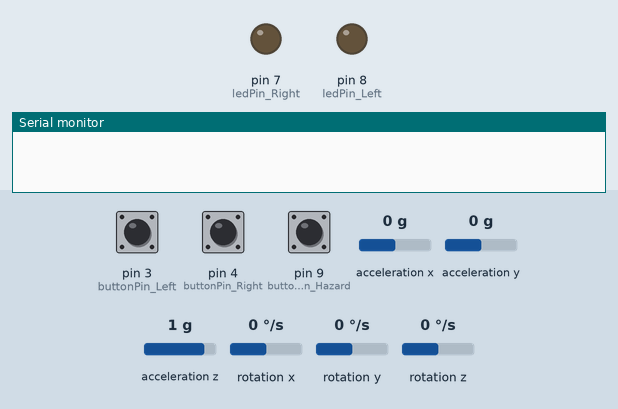
A sketch run on a simulated Arduino Uno, built with avr-gcc and run on an emulated ATmega328P. On the bench: output pins drawn as LEDs (lit = HIGH), the last lines printed to the serial monitor. Wiring (inferred from the names in the program): MPU-6050 motion sensor at I2C address 0x68. Dashed ring = blinking. The inputs (shaded band) are chosen by the test bench; at power-on: rotation z 0 °/s, pin 9 (buttonPin_Hazard) HIGH, pin 3 (buttonPin_Left) LOW, pin 4 (buttonPin_Right) LOW, acceleration x 0 g, acceleration y 0 g, acceleration z 1 g, rotation x 0 °/s, rotation y 0 °/s.

Above: at 2.2 s.
2.3 s: rotation z set to -108 °/s
3.8 s: rotation z set to -118 °/s
At 4.0 s:
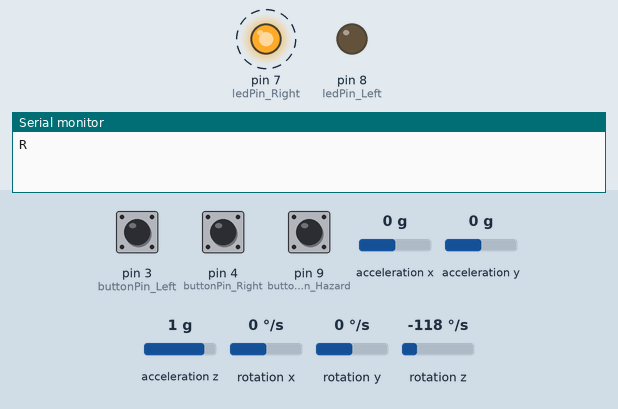
6.8 s: pin 9 (buttonPin_Hazard) pulled LOW for 1 s
At 8.5 s:
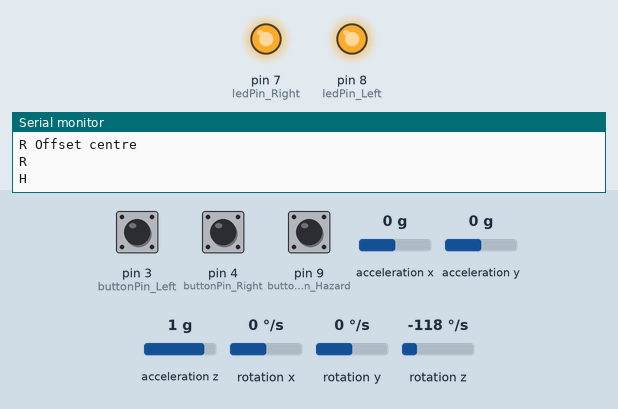
10.8 s: pin 3 (buttonPin_Left) pulled HIGH for 3.2 s
15.5 s: rotation z set to 192 °/s
At 17.1 s:
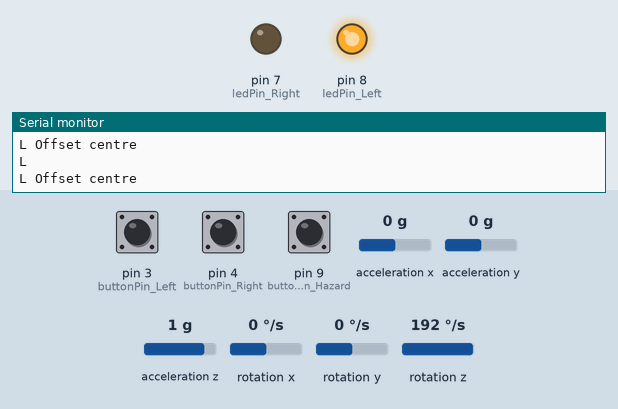
18.4 s: pin 4 (buttonPin_Right) pulled HIGH for 3.2 s
At 20.0 s:
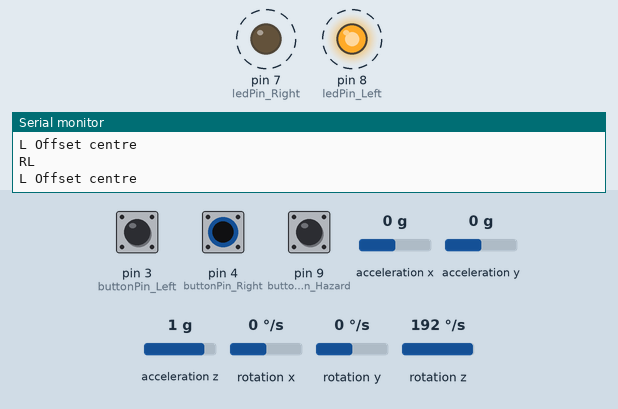
Timing chart, 0 to 23.5 s (numbered marks = the images above; inputs shaded):
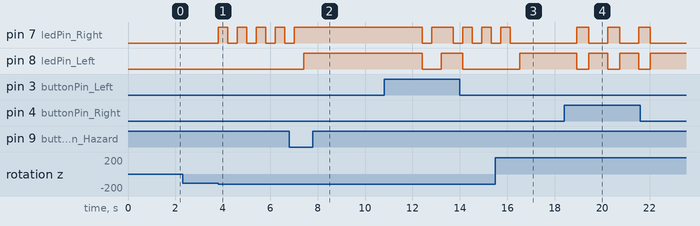

Measured:
- the behaviour switches between -114 and -115 °/s on rotation z (found by bisection; images 0 and 1)
- after the input at 2.3 s, every drawn part: stays the same
- after the input at 3.8 s, pin 7 (ledPin_Right): alternates HIGH for 0.40 s and LOW for 0.40 s, starting at once
- after the input at 6.8 s, pin 7 (ledPin_Right): goes on until 7.0 s, then stays HIGH; pin 8 (ledPin_Left): LOW → HIGH after 0.61 s
- after the input at 15.5 s, pin 7 (ledPin_Right): goes on until 16.1 s, then stays LOW; pin 8 (ledPin_Left): LOW → HIGH after 1.0 s
- after the input at 18.4 s, pin 7 (ledPin_Right): alternates HIGH for 0.50 s and LOW for 0.80 s, 6 changes in all, then stays LOW, starting after 0.53 s; pin 8 (ledPin_Left): alternates HIGH for 0.80 s and LOW for 0.50 s, 6 changes in all, then stays HIGH, starting after 0.53 s

The sketch:

control.ino
```cpp
#include<Wire.h>


const int buttonPin_Left = 3;
const int buttonPin_Right = 4;
const int buttonPin_Hazard = 9;

const int ledPin_Left =  8;      // the number of the LED pin
const int ledPin_Right =  7;      // the number of the LED pin


int buttonState_Left = 0;         // variable for reading the pushbutton status
int buttonState_Right = 0;         // variable for reading the pushbutton status
int buttonState_Hazard=0;

const int MPU_addr = 0x68;
int16_t AcX, AcY, AcZ, Tmp, GyX, GyY, GyZ;

int minVal = 265;
int maxVal = 402;

double x;
double y;
double z;

bool bool_caliberate = false;
int response_time = 400;


bool offset_pos = false;


void setup() {
  // initialize the LED pin as an output:
  pinMode(ledPin_Left, OUTPUT);
  pinMode(ledPin_Right, OUTPUT);

  // initialize the pushbutton pin as an input:
  pinMode(buttonPin_Left, INPUT);
  pinMode(buttonPin_Right, INPUT);
  pinMode(buttonPin_Hazard, INPUT_PULLUP);


  Wire.begin();
  Wire.beginTransmission(MPU_addr);
  Wire.write(0x6B);// PWR_MGMT_1 register
  Wire.write(0); // set to zero (wakes up the MPU-6050)
  Wire.endTransmission(true); Wire.begin();
  Serial.begin(9600);
  delay(1000);

}

void loop() {


  MPU_debug();


  // read the state of the pushbutton value
  buttonState_Left = digitalRead(buttonPin_Left);
  buttonState_Right = digitalRead(buttonPin_Right);
  buttonState_Hazard = digitalRead(buttonPin_Hazard);

  if(buttonState_Hazard == LOW)
  {
    Serial.print("H");
    digitalWrite(ledPin_Left, HIGH);
    digitalWrite(ledPin_Right, HIGH);
    delay(5000);
  }
  else
  {

  }

  // check if the pushbutton is pressed. If it is, the buttonState is HIGH
  if (buttonState_Left == HIGH) {
    // turn LED on
    Serial.print("L");
    digitalWrite(ledPin_Left, HIGH);
    delay(500);
    buttonState_Right = 0;
  } else {
    // turn LED off
    digitalWrite(ledPin_Left, LOW);
  }

  if (buttonState_Right == HIGH) {
    // turn LED on
    Serial.print("R");
    digitalWrite(ledPin_Right, HIGH);
    delay(500);
    buttonState_Left = 0;

  } else {
    // turn LED off
    digitalWrite(ledPin_Right, LOW);
    buttonState_Left = LOW;
    buttonState_Right = LOW;
  }


  GetMpuValue1(MPU_addr);


  if (offset_pos == false) {

    if ( GyZ > 15000) {
      Serial.println("L");
      digitalWrite(ledPin_Left, HIGH);
      digitalWrite(ledPin_Right, LOW);
      offset_pos = true;

      delay(response_time);
    }
  }

  if (offset_pos == true) {
    if ( GyZ > 15000) {
      Serial.println("L Offset centre");
      offset_pos = false;
      delay(response_time);
    }
  }


  if (offset_pos == true) {
    if ( GyZ < -15000) {
      Serial.println("R Offset centre");      ;
      delay(response_time);
      offset_pos = false;

    }
  }


  if (offset_pos == false) {

    if ( GyZ < -15000) {
      Serial.println("R");
      digitalWrite(ledPin_Right, HIGH);
      digitalWrite(ledPin_Left, LOW);
      delay(response_time);
      offset_pos = true;

    }
  }


}

void button_debug() {
  Serial.print("Left: ");
  Serial.print(buttonState_Left);
  Serial.print("\t");
  Serial.print("Right: ");
  Serial.println(buttonState_Right);

}


void GetMpuValue1(const int MPU) {

  Wire.beginTransmission(MPU);
  Wire.write(0x3B); // starting with register 0x3B (ACCEL_XOUT_H)
  Wire.endTransmission(false);
  Wire.requestFrom(MPU, 14, true); // request a total of 14 registers

  AcX = Wire.read() << 8 | Wire.read(); // 0x3B (ACCEL_XOUT_H) & 0x3C (ACCEL_XOUT_L)
  AcY = Wire.read() << 8 |  Wire.read(); // 0x3D (ACCEL_YOUT_H) & 0x3E (ACCEL_YOUT_L)
  AcZ = Wire.read() << 8 | Wire.read(); // 0x3F (ACCEL_ZOUT_H) & 0x40 (ACCEL_ZOUT_L)

  Tmp = Wire.read() << 8 | Wire.read(); // 0x41 (TEMP_OUT_H) & 0x42 (TEMP_OUT_L)

  int xAng = map(AcX, minVal, maxVal, -90, 90);
  int yAng = map(AcY, minVal, maxVal, -90, 90);
  int zAng = map(AcZ, minVal, maxVal, -90, 90);

  GyX = Wire.read() << 8 | Wire.read(); // 0x43 (GYRO_XOUT_H) & 0x44 (GYRO_XOUT_L)
  GyY = Wire.read() << 8 | Wire.read(); // 0x45 (GYRO_YOUT_H) & 0x46 (GYRO_YOUT_L)
  GyZ = Wire.read() << 8 | Wire.read(); // 0x47 (GYRO_ZOUT_H) & 0x48 (GYRO_ZOUT_L)

  x = RAD_TO_DEG * (atan2(-yAng, -zAng) + PI) + 4; //offset by 4 degrees to get back to zero
  y = RAD_TO_DEG * (atan2(-xAng, -zAng) + PI);
  z = RAD_TO_DEG * (atan2(-yAng, -xAng) + PI);

}

void MPU_debug() {
#if 0
    Serial.print("AngleX= ");
    Serial.print(x);
    Serial.print("\t");

    Serial.print("AngleY= ");
    Serial.print(y);
    Serial.print("\t");

    Serial.print("AngleZ= ");
    Serial.println(z);
    Serial.print("\t");
    Serial.println("-----------------------------------------");

    Serial.print(" | GyX = ");
    Serial.print(GyX);
    Serial.print(" | GyY = ");
    Serial.print(GyY);
    Serial.print(" | GyZ = ");
    Serial.println(GyZ);
#endif
}
```
